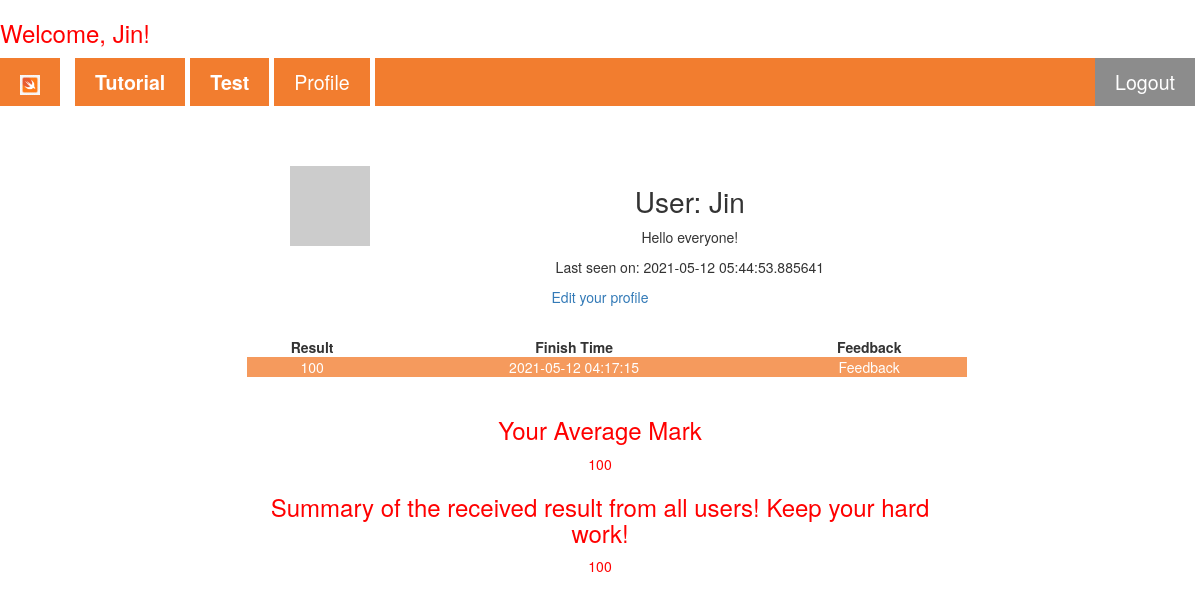
The app's page /user/Jin (signed in), older data.
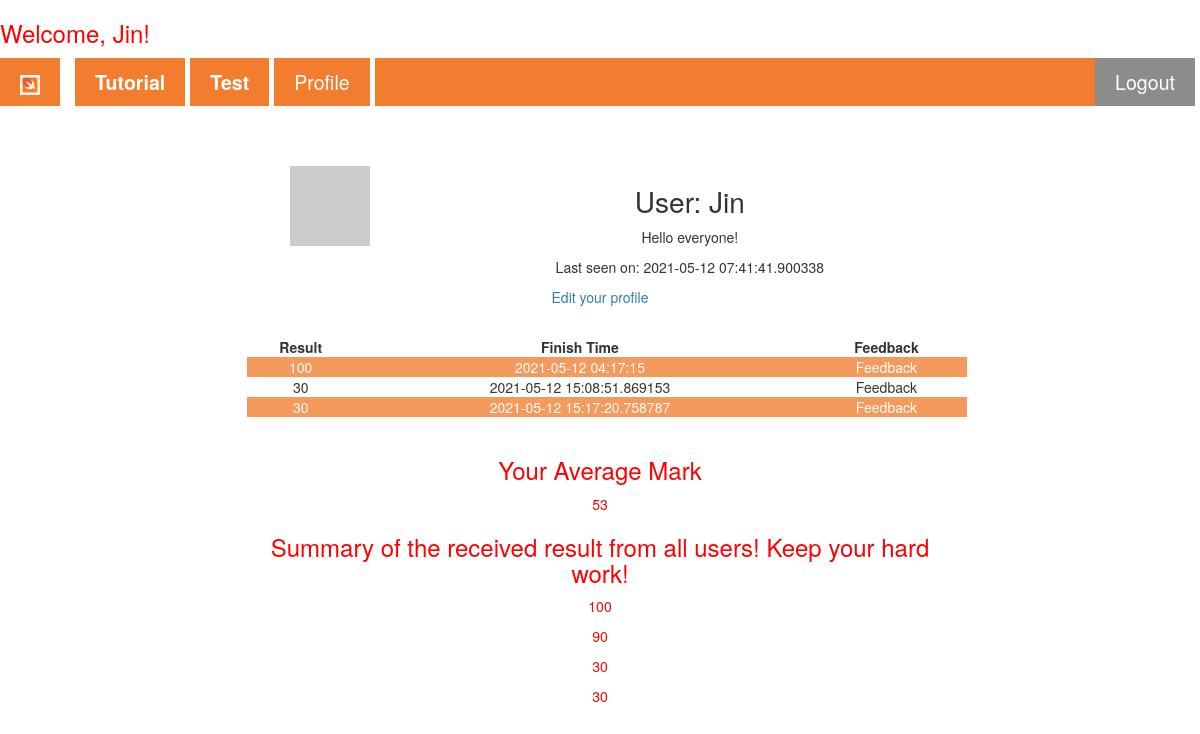
The same page, newer data.
### app/models.py (models this page shows, shortened)
class User(UserMixin, db.Model):
    id = db.Column(db.Integer, primary_key=True)
    username = db.Column(db.String(64), index=True, unique=True)
    email = db.Column(db.String(120), index=True, unique=True)
    password_hash = db.Column(db.String(128))
    about_me = db.Column(db.String(140))
    last_seen = db.Column(db.DateTime, default=datetime.utcnow)
    posts = db.relationship('Post', backref='author', lazy='dynamic')
    def avatar(self, size): # Add avatar to one user #
        digest = md5(self.email.lower().encode('utf-8')).hexdigest()
        return 'https://www.gravatar.com/avatar/{}?d=identicon&s={}'.format(
            digest, size)

class Post(UserMixin,db.Model):
    id = db.Column(db.Integer, primary_key=True)
    Mark = db.Column(db.Integer)
    Finish_Time = db.Column(db.DateTime, index=True, default=datetime.utcnow)
    Feedback = db.Column(db.String(1000))
    user_id = db.Column(db.Integer, db.ForeignKey('user.id'))

### app/routes.py (the view)
@app.route('/user/<username>')
@login_required
def user(username):
    list=[]
    average = 0
    user = User.query.filter_by(username=username).first_or_404()
    mark=Post.query.filter_by(user_id=user.id)[-1]
    allmark=Post.query.filter_by(user_id=user.id).all()
    all=Post.query.all()
    for i in allmark:
        list.append(i.Mark)
        print(list)
    for i in list:
        average+=int(i)
    average=average/len(list)
    average=int(average)
    return render_template('user.html', user=user, mark=mark, all=all,average=average, allmark=allmark)

### app/models.py (called while the page is built)
@login.user_loader
def load_user(id):
    return User.query.get(int(id))

### app/routes.py (called while the page is built)
@app.before_request
def before_request():
    if current_user.is_authenticated:
        current_user.last_seen = datetime.utcnow()
        db.session.commit()

### app/templates/user.html (shortened to what this page needs)
{% extends "base.html" %}
{% block articles %}
<div class="formcontainer" style="border: none; margin-top: 5%;">
  <table>
    <tr valign="top">
        <td><img src="{{ user.avatar(128) }}"></td>
        <td>
            <h1>User: {{ user.username }}</h1>
            {% if user.about_me %}<p>{{ user.about_me }}</p>{% endif %}
            {% if user.last_seen %}<p>Last seen on: {{ user.last_seen }}</p>{% endif %}
        </td>
    </tr>
  </table>
  {% if user == current_user %}
  <p><a href="{{ url_for('edit_profile') }}">Edit your profile</a></p>
  {% endif %}
  <br>
  <table>
    <tr valign="top">
      <td><b>Result</b></td>
      <td><b>Finish Time</b></td>
      <td><b>Feedback</b></td>
    </tr>
    {% for j in allmark%}
    <tr>
      <td>{{j.Mark}}</td>
      <td>{{j.Finish_Time}}</td>
      <td>
        <details>
          <summary>Feedback</summary>
        </details>
      </td>
    </tr>
    {% endfor %}
  </table><br>
  <h3 class="redp">Your Average Mark</h3>
  <p class="redp">{{average}}</p>
  <h3 class="redp">Summary of the received result from all users! Keep your hard work!</h3>
  {% for i in all %}
  <p class="redp">{{i.Mark}}</p>
  {% endfor %}
</div>
{% endblock %}

### app/templates/base.html (shortened to what this page needs)
<!DOCTYPE html>
<html lang="en">
<head>
    <link rel="stylesheet" href="https://maxcdn.bootstrapcdn.com/bootstrap/3.4.0/css/bootstrap.min.css"/>
    <link rel="stylesheet" href="{{ url_for('static', filename='nav_css.css')}}">
</head>
<body>
  {% if current_user.is_authenticated %}
  <h3 class="redp">Welcome, {{ current_user.username }}!</h3>
  {% endif %}
    <nav class="sticky">
        <ul class="ul_mainstyle">
            <li><a href="/"><img src="{{ url_for('static', filename='/Image/swift_icon.png')}}" alt="home icon"></a>
            </li>
            <li><a href="/Setup"><b>Tutorial</b></a></li>
            <li><a href="/Test"><b>Test</b></a></li>
            {% if not current_user.is_anonymous %}
            <li>
              <a href="{{ url_for('user', username=current_user.username) }}">Profile</a>
            </li>
            {% endif %}
            {% if current_user.is_anonymous %}
            <li class="loginbutton">
              <a href="{{ url_for('login') }}"><b>Login</b></a>
            </li>
            {% else %}
            <li class="loginbutton">
              <a href="{{ url_for('logout') }}">Logout</a>
            </li>
            {% endif %}
        </ul>
      </nav>
      {% block articles %}{% endblock %}
</body>
</html>

### app/static/nav_css.css (style rules this page uses)
html { font-family: Arial, Helvetica, sans-serif; line-height: 2; }
a { text-decoration: none; }
body { counter-reset: section; }
.formcontainer { text-align: center; }
.loginbutton { background-color: grey; color: white; float: right; }
nav ul.ul_mainstyle { margin: 1% 0 0 0; padding: 0; overflow: hidden; background-color: rgb(241, 112, 25); list-style-type: none; }
nav ul li { float: left; border-right: solid 5px white; }
li:first-of-type { border-right: solid 15px white; }
nav ul li a { display: block; color: white; text-align: center; text-decoration: none; padding: 10px 20px 10px; font-size: 140%; }
nav ul li img { height: 20px; width: auto; }
.sticky { position: sticky; top: 0; width: 100%; z-index: 10; opacity: 0.9; }
.redp { color: red; }
tr:nth-child(even) { background-color: rgb(241, 112, 25); color: white; opacity: 0.7; }
h1 { font-size: 200%; }
table { border-collapse: collapse; width: 100%; margin-left: 1%; }
.formcontainer { margin: auto; margin-top: 1%; width: 60%; border: 1px solid grey; padding: 70 50 50 50; text-align: center; border-radius: 10px; }

Row changes from the older to the newer data that the page shows:
changed User "Jin": last_seen "2021-05-12 05:44:53.885641" → "2021-05-12 07:41:41.900338"
added Post: Mark "30", Finish_Time "2021-05-12 15:08:51.869153"
added Post: Mark "30", Finish_Time "2021-05-12 15:17:20.758787"
added Post: Mark "90", shown under "Summary of the received result from all users! Keep your hard work!"
Text that changed along with them:
{{ average }}: "100" → "53"
